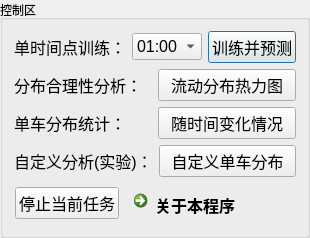
         <widget class="QGroupBox" name="groupBox">
          <property name="sizePolicy">
           <sizepolicy hsizetype="Preferred" vsizetype="Fixed">
            <horstretch>0</horstretch>
            <verstretch>0</verstretch>
           </sizepolicy>
          </property>
          <property name="title">
           <string>控制区</string>
          </property>
          <layout class="QVBoxLayout" name="verticalLayout_5">
           <item>
            <layout class="QHBoxLayout" name="horizontalLayout_17">
             <item>
              <widget class="QLabel" name="label_10">
               <property name="font">
                <font>
                 <pointsize>12</pointsize>
                </font>
               </property>
               <property name="text">
                <string>单时间点训练：</string>
               </property>
              </widget>
             </item>
             <item>
              <widget class="QComboBox" name="time_point">
               <property name="font">
                <font>
                 <pointsize>12</pointsize>
                </font>
               </property>
               <property name="currentIndex">
                <number>1</number>
               </property>
               <item>
                <property name="text">
                 <string>00:00</string>
                </property>
               </item>
               <item>
                <property name="text">
                 <string>01:00</string>
                </property>
               </item>
               <item>
                <property name="text">
                 <string>02:00</string>
                </property>
               </item>
               <item>
                <property name="text">
                 <string>03:00</string>
                </property>
               </item>
               <item>
                <property name="text">
                 <string>04:00</string>
                </property>
               </item>
               <item>
                <property name="text">
                 <string>05:00</string>
                </property>
               </item>
               <item>
                <property name="text">
                 <string>06:00</string>
                </property>
               </item>
               <item>
                <property name="text">
                 <string>07:00</string>
                </property>
               </item>
               <item>
                <property name="text">
                 <string>08:00</string>
                </property>
               </item>
               <item>
                <property name="text">
                 <string>09:00</string>
                </property>
               </item>
               <item>
                <property name="text">
                 <string>10:00</string>
                </property>
               </item>
               <item>
                <property name="text">
                 <string>11:00</string>
                </property>
               </item>
               <item>
                <property name="text">
                 <string>12:00</string>
                </property>
               </item>
               <item>
                <property name="text">
                 <string>13:00</string>
                </property>
               </item>
               <item>
                <property name="text">
                 <string>14:00</string>
                </property>
               </item>
               <item>
                <property name="text">
                 <string>15:00</string>
                </property>
               </item>
               <item>
                <property name="text">
                 <string>16:00</string>
                </property>
               </item>
               <item>
                <property name="text">
                 <string>17:00</string>
                </property>
               </item>
               <item>
                <property name="text">
                 <string>18:00</string>
                </property>
               </item>
               <item>
                <property name="text">
                 <string>19:00</string>
                </property>
               </item>
               <item>
                <property name="text">
                 <string>20:00</string>
                </property>
               </item>
               <item>
                <property name="text">
                 <string>21:00</string>
                </property>
               </item>
               <item>
                <property name="text">
                 <string>22:00</string>
                </property>
               </item>
               <item>
                <property name="text">
                 <string>23:00</string>
                </property>
               </item>
              </widget>
             </item>
             <item>
              <widget class="QPushButton" name="time_point_training">
               <property name="font">
                <font>
                 <pointsize>12</pointsize>
                </font>
               </property>
               <property name="text">
                <string>训练并预测</string>
               </property>
               <property name="default">
                <bool>true</bool>
               </property>
              </widget>
             </item>
            </layout>
           </item>
           <item>
            <layout class="QHBoxLayout" name="horizontalLayout_18">
             <item>
              <widget class="QLabel" name="label_11">
               <property name="font">
                <font>
                 <pointsize>12</pointsize>
                </font>
               </property>
               <property name="text">
                <string>分布合理性分析：</string>
               </property>
              </widget>
             </item>
             <item>
              <widget class="QPushButton" name="change_hot">
               <property name="enabled">
                <bool>true</bool>
               </property>
               <property name="sizePolicy">
                <sizepolicy hsizetype="Minimum" vsizetype="Fixed">
                 <horstretch>0</horstretch>
                 <verstretch>0</verstretch>
                </sizepolicy>
               </property>
               <property name="font">
                <font>
                 <pointsize>12</pointsize>
                </font>
               </property>
               <property name="text">
                <string>流动分布热力图</string>
               </property>
              </widget>
             </item>
            </layout>
           </item>
           <item>
            <layout class="QHBoxLayout" name="horizontalLayout_19">
             <item>
              <widget class="QLabel" name="label_12">
               <property name="font">
                <font>
                 <pointsize>12</pointsize>
                </font>
               </property>
               <property name="text">
                <string>单车分布统计：</string>
               </property>
              </widget>
             </item>
             <item>
              <widget class="QPushButton" name="change_dynamic">
               <property name="enabled">
                <bool>true</bool>
               </property>
               <property name="sizePolicy">
                <sizepolicy hsizetype="Minimum" vsizetype="Fixed">
                 <horstretch>0</horstretch>
                 <verstretch>0</verstretch>
                </sizepolicy>
               </property>
               <property name="font">
                <font>
                 <pointsize>12</pointsize>
                </font>
               </property>
               <property name="text">
                <string>随时间变化情况</string>
               </property>
              </widget>
             </item>
            </layout>
           </item>
           <item>
            <layout class="QHBoxLayout" name="horizontalLayout_21">
             <item>
              <widget class="QLabel" name="label_13">
               <property name="font">
                <font>
                 <pointsize>12</pointsize>
                </font>
               </property>
               <property name="text">
                <string>自定义分析(实验)：</string>
               </property>
              </widget>
             </item>
             <item>
              <widget class="QPushButton" name="new_dig">
               <property name="font">
                <font>
                 <pointsize>12</pointsize>
                </font>
               </property>
               <property name="text">
                <string>自定义单车分布</string>
               </property>
              </widget>
             </item>
            </layout>
           </item>
           <item>
            <layout class="QHBoxLayout" name="horizontalLayout_20">
             <item>
              <widget class="QPushButton" name="pushButton_pause">
               <property name="sizePolicy">
                <sizepolicy hsizetype="Fixed" vsizetype="Fixed">
                 <horstretch>0</horstretch>
                 <verstretch>0</verstretch>
                </sizepolicy>
               </property>
               <property name="font">
                <font>
                 <pointsize>12</pointsize>
                </font>
               </property>
               <property name="text">
                <string>停止当前任务</string>
               </property>
              </widget>
             </item>
             <item>
              <widget class="QCommandLinkButton" name="commandLink_about">
               <property name="sizePolicy">
                <sizepolicy hsizetype="Fixed" vsizetype="Fixed">
                 <horstretch>0</horstretch>
                 <verstretch>0</verstretch>
                </sizepolicy>
               </property>
               <property name="font">
                <font>
                 <family>Segoe UI</family>
                 <pointsize>12</pointsize>
                </font>
               </property>
               <property name="text">
                <string>关于本程序</string>
               </property>
              </widget>
             </item>
            </layout>
           </item>
          </layout>
         </widget>
